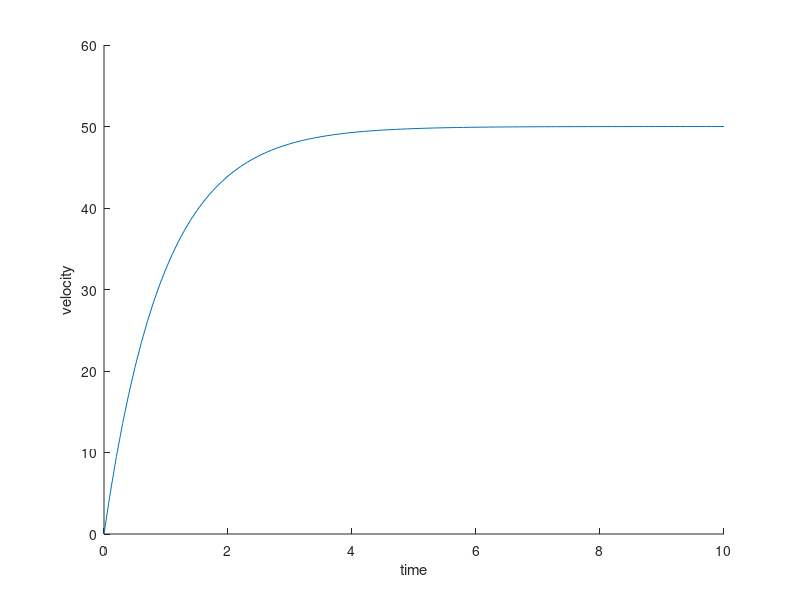

MATLAB code to generate this figure:
%% P

function P_control3

clear all; close all;

%% User Setting

kP =  1.0;
r  = 50.0;
c  =  1.0;
m  =  1.0;
v  =  0.0; % initial velocity
tt = 10.0; % termination time

gamma = 0.5;

%% Computing

dt =  0.1;
t  =  0.0;
n  =  tt / dt + 1;

for i = 1 : n - 1;
	e = error(v(i));
	u = input(e) + gamma * m / c * v(i);
	a = deriv(u, v(i));
	v(i + 1) = v(i) + a * dt;
	t(i + 1) = t(i) + dt;
end

	function u = input(e)
	u = kP * e;
	end

	function e = error(v)
	e = r - v;
	end

	function a = deriv(u, v)
	a = c * u / m - gamma * v;
	end

figure(1); hold on;
plot(t, v);
ylim([0, r + 10]);
xlabel('time'); ylabel('velocity');
end